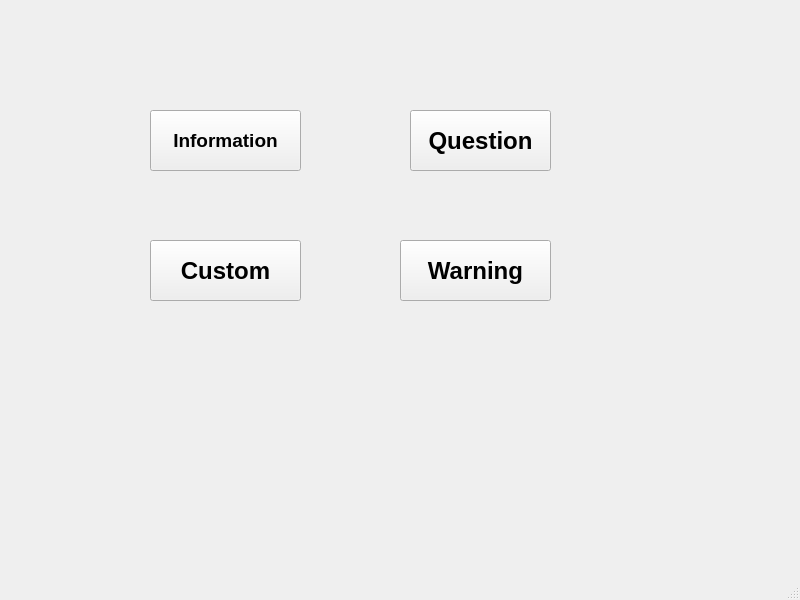
<?xml version="1.0" encoding="UTF-8"?>
<ui version="4.0">
 <class>MainWindow</class>
 <widget class="QMainWindow" name="MainWindow">
  <property name="geometry">
   <rect>
    <x>0</x>
    <y>0</y>
    <width>800</width>
    <height>600</height>
   </rect>
  </property>
  <property name="windowTitle">
   <string>GIREESH 212218104044</string>
  </property>
  <widget class="QWidget" name="centralwidget">
   <widget class="QPushButton" name="pushButton">
    <property name="geometry">
     <rect>
      <x>150</x>
      <y>110</y>
      <width>151</width>
      <height>61</height>
     </rect>
    </property>
    <property name="font">
     <font>
      <pointsize>14</pointsize>
      <weight>75</weight>
      <bold>true</bold>
     </font>
    </property>
    <property name="text">
     <string>Information</string>
    </property>
   </widget>
   <widget class="QPushButton" name="pushButton_2">
    <property name="geometry">
     <rect>
      <x>410</x>
      <y>110</y>
      <width>141</width>
      <height>61</height>
     </rect>
    </property>
    <property name="font">
     <font>
      <pointsize>18</pointsize>
      <weight>75</weight>
      <bold>true</bold>
     </font>
    </property>
    <property name="text">
     <string>Question</string>
    </property>
   </widget>
   <widget class="QPushButton" name="pushButton_3">
    <property name="geometry">
     <rect>
      <x>150</x>
      <y>240</y>
      <width>151</width>
      <height>61</height>
     </rect>
    </property>
    <property name="font">
     <font>
      <pointsize>18</pointsize>
      <weight>75</weight>
      <bold>true</bold>
     </font>
    </property>
    <property name="text">
     <string>Custom</string>
    </property>
   </widget>
   <widget class="QPushButton" name="pushButton_4">
    <property name="geometry">
     <rect>
      <x>400</x>
      <y>240</y>
      <width>151</width>
      <height>61</height>
     </rect>
    </property>
    <property name="font">
     <font>
      <pointsize>18</pointsize>
      <weight>75</weight>
      <bold>true</bold>
     </font>
    </property>
    <property name="cursor">
     <cursorShape>PointingHandCursor</cursorShape>
    </property>
    <property name="text">
     <string>Warning</string>
    </property>
   </widget>
  </widget>
  <widget class="QMenuBar" name="menubar">
   <property name="geometry">
    <rect>
     <x>0</x>
     <y>0</y>
     <width>800</width>
     <height>26</height>
    </rect>
   </property>
  </widget>
  <widget class="QStatusBar" name="statusbar"/>
 </widget>
 <resources/>
 <connections/>
</ui>
